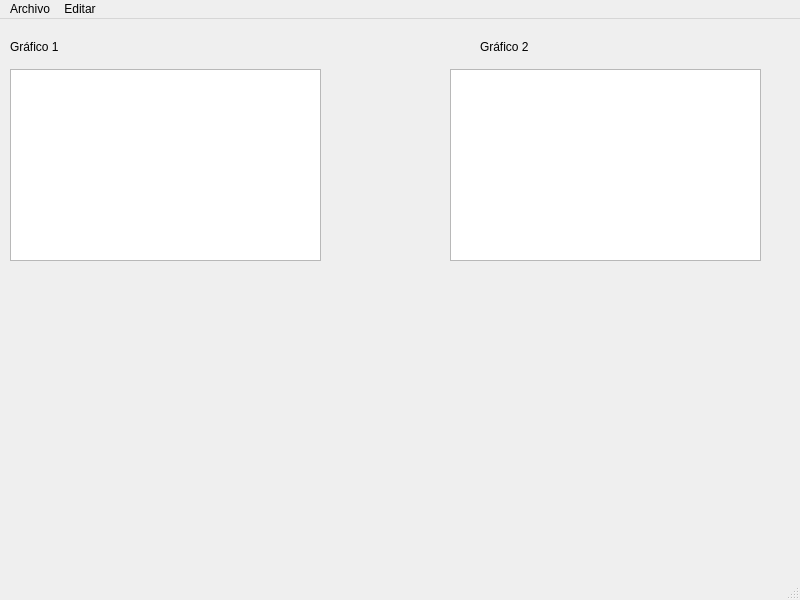
<?xml version="1.0" encoding="UTF-8"?>
<ui version="4.0">
 <class>MainWindow</class>
 <widget class="QMainWindow" name="MainWindow">
  <property name="geometry">
   <rect>
    <x>0</x>
    <y>0</y>
    <width>800</width>
    <height>600</height>
   </rect>
  </property>
  <property name="windowTitle">
   <string>MainWindow</string>
  </property>
  <widget class="QWidget" name="centralwidget">
   <widget class="QGraphicsView" name="grafico1">
    <property name="geometry">
     <rect>
      <x>10</x>
      <y>50</y>
      <width>311</width>
      <height>192</height>
     </rect>
    </property>
   </widget>
   <widget class="QGraphicsView" name="grafico2">
    <property name="geometry">
     <rect>
      <x>450</x>
      <y>50</y>
      <width>311</width>
      <height>192</height>
     </rect>
    </property>
   </widget>
   <widget class="QLabel" name="etiqueta1">
    <property name="geometry">
     <rect>
      <x>10</x>
      <y>20</y>
      <width>52</width>
      <height>15</height>
     </rect>
    </property>
    <property name="text">
     <string>Gráfico 1</string>
    </property>
   </widget>
   <widget class="QLabel" name="etiqueta2">
    <property name="geometry">
     <rect>
      <x>480</x>
      <y>20</y>
      <width>52</width>
      <height>15</height>
     </rect>
    </property>
    <property name="text">
     <string>Gráfico 2</string>
    </property>
   </widget>
  </widget>
  <widget class="QMenuBar" name="menubar">
   <property name="geometry">
    <rect>
     <x>0</x>
     <y>0</y>
     <width>800</width>
     <height>25</height>
    </rect>
   </property>
   <widget class="QMenu" name="menuArchivo">
    <property name="title">
     <string>Archivo</string>
    </property>
    <addaction name="actionAbrir"/>
    <addaction name="actionGuardar"/>
    <addaction name="actionSalir"/>
   </widget>
   <widget class="QMenu" name="menuEditar">
    <property name="title">
     <string>Editar</string>
    </property>
    <addaction name="actionGraficos"/>
    <addaction name="actionTablas"/>
   </widget>
   <addaction name="menuArchivo"/>
   <addaction name="menuEditar"/>
  </widget>
  <widget class="QStatusBar" name="statusbar"/>
  <action name="actionGraficos">
   <property name="text">
    <string>Gráficos</string>
   </property>
  </action>
  <action name="actionTablas">
   <property name="text">
    <string>Tablas</string>
   </property>
  </action>
  <action name="actionAbrir">
   <property name="text">
    <string>Abrir</string>
   </property>
  </action>
  <action name="actionGuardar">
   <property name="text">
    <string>Guardar</string>
   </property>
  </action>
  <action name="actionSalir">
   <property name="text">
    <string>Salir</string>
   </property>
  </action>
 </widget>
 <resources/>
 <connections/>
</ui>
